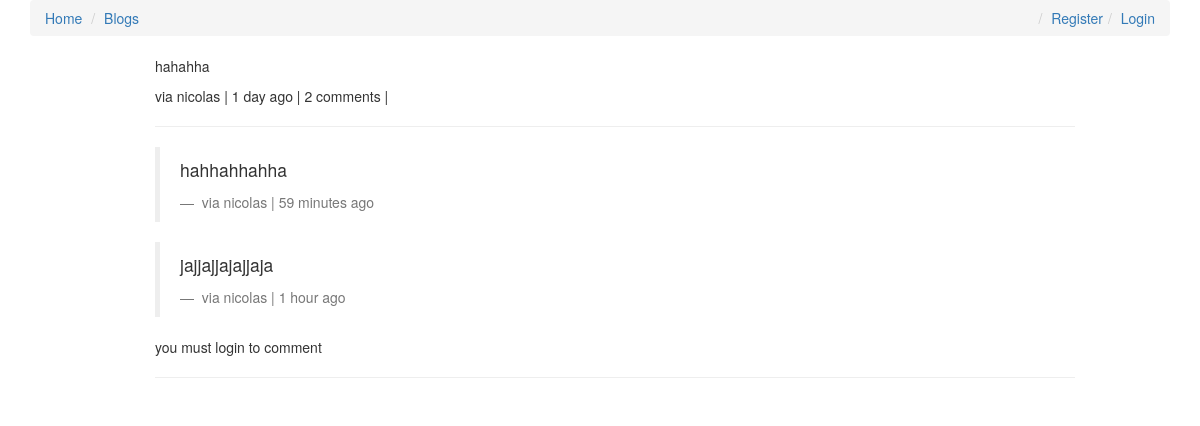
/comments/24/, run on the app's committed database.
### comments/models.py (models this page shows, shortened)
class Comment(models.Model):
    user = models.ForeignKey(settings.AUTH_USER_MODEL, default=1)
    content_type = models.ForeignKey(ContentType, on_delete=models.CASCADE)
    object_id = models.PositiveIntegerField()
    content_object = GenericForeignKey('content_type', 'object_id')
    parent = models.ForeignKey("self", null=True, blank=True)
    content = models.TextField()
    timestamp = models.DateTimeField(auto_now_add=True)
    def children(self):  # replies
        return Comment.objects.filter(parent=self)
    objects = CommentManager()
    class Meta:
        app_label = "comments"
        ordering = ['-timestamp']

### comments/views.py (the view, shortened to what this page needs)
# urls.py: url(r'^(?P<id>\d+)/$', comments_thread, name="comments_thread"),
def comments_thread(request, id):
    comment = get_object_or_404(Comment, id=id)
    initial_data = {
        "content_type": comment.content_type,  # blog that the comment is on
        "object_id": comment.object_id,
    }
    form = CommentForm(request.POST or None, initial=initial_data)
    context = {
        "comment": comment,
        "form": form
    }
    return render(request, "comments/comments_thread.html", context)

### comments/models.py (called while the page is built)
    def all(self):
        qs = super(CommentManager,self).filter(parent=None)
        return qs

### comments/templates/comments/comments_thread.html (shortened to what this page needs)
{% extends 'index.html' %}
{% load urlify %}
{% load crispy_forms_tags %}
{% block content %}
<div class="container">
    <div class="col-sm-10 col-sm-offset-1">
                <p>{{ comment.content }}</p>
                <footer> via {{ comment.user }} | {{ comment.timestamp | timesince }} ago |
                    {% if comment.children.count > 0 %} {{ comment.children.count }} comment{% if comment.children.count > 1 %}s{% endif %} | {% endif %}</footer>
                <hr/>
                <div >
                    {% for child_comment in comment.children %}
                    <blockquote>
                        <p>{{ child_comment.content }}</p>
                        <footer> via {{ child_comment.user }} | {{ child_comment.timestamp | timesince }} ago</footer>
                    </blockquote>
                    {% endfor %}
                    {% if request.user.is_authenticated %}
                    <form method="POST" action=".">
                        {% csrf_token %}
                        {{ form | crispy }}
                        <input type="hidden" name="parent_id" value="{{ comment.id }}">
                        <input type="submit" value="Reply" class="btn btn-default">
                    </form>
                    {% else %}
                    <p>you must login to comment</p>
                    {% endif %}
                </div>
            <hr/>
    </div>
</div>
{% endblock content %}

### data on the page
Comment: content "hahahha", user "nicolas", timestamp "1 day", children.count "2"
Comment: content "hahhahhahha", user "nicolas", timestamp "59 minutes"
Comment: content "jajjajjajajjaja", user "nicolas", timestamp "1 hour"
